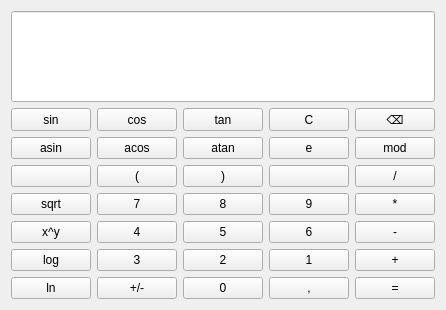
<?xml version="1.0" encoding="UTF-8"?>
<ui version="4.0">
 <class>Form</class>
 <widget class="QWidget" name="Form">
  <property name="geometry">
   <rect>
    <x>0</x>
    <y>0</y>
    <width>419</width>
    <height>310</height>
   </rect>
  </property>
  <property name="sizePolicy">
   <sizepolicy hsizetype="Expanding" vsizetype="Expanding">
    <horstretch>0</horstretch>
    <verstretch>0</verstretch>
   </sizepolicy>
  </property>
  <property name="windowTitle">
   <string>Form</string>
  </property>
  <layout class="QVBoxLayout" name="verticalLayout_2">
   <item>
    <widget class="QLineEdit" name="expression">
     <property name="sizePolicy">
      <sizepolicy hsizetype="Expanding" vsizetype="Expanding">
       <horstretch>0</horstretch>
       <verstretch>0</verstretch>
      </sizepolicy>
     </property>
     <property name="autoFillBackground">
      <bool>false</bool>
     </property>
     <property name="text">
      <string/>
     </property>
    </widget>
   </item>
   <item>
    <layout class="QGridLayout" name="gridLayout">
     <item row="4" column="4">
      <widget class="QPushButton" name="sub">
       <property name="sizePolicy">
        <sizepolicy hsizetype="Minimum" vsizetype="MinimumExpanding">
         <horstretch>0</horstretch>
         <verstretch>0</verstretch>
        </sizepolicy>
       </property>
       <property name="text">
        <string>-</string>
       </property>
      </widget>
     </item>
     <item row="2" column="4">
      <widget class="QPushButton" name="div">
       <property name="sizePolicy">
        <sizepolicy hsizetype="Minimum" vsizetype="MinimumExpanding">
         <horstretch>0</horstretch>
         <verstretch>0</verstretch>
        </sizepolicy>
       </property>
       <property name="text">
        <string>/</string>
       </property>
      </widget>
     </item>
     <item row="3" column="2">
      <widget class="QPushButton" name="number_8">
       <property name="sizePolicy">
        <sizepolicy hsizetype="Minimum" vsizetype="MinimumExpanding">
         <horstretch>0</horstretch>
         <verstretch>0</verstretch>
        </sizepolicy>
       </property>
       <property name="text">
        <string>8</string>
       </property>
      </widget>
     </item>
     <item row="6" column="3">
      <widget class="QPushButton" name="point">
       <property name="sizePolicy">
        <sizepolicy hsizetype="Minimum" vsizetype="MinimumExpanding">
         <horstretch>0</horstretch>
         <verstretch>0</verstretch>
        </sizepolicy>
       </property>
       <property name="text">
        <string>,</string>
       </property>
      </widget>
     </item>
     <item row="3" column="1">
      <widget class="QPushButton" name="number_7">
       <property name="sizePolicy">
        <sizepolicy hsizetype="Minimum" vsizetype="MinimumExpanding">
         <horstretch>0</horstretch>
         <verstretch>0</verstretch>
        </sizepolicy>
       </property>
       <property name="text">
        <string>7</string>
       </property>
      </widget>
     </item>
     <item row="1" column="1">
      <widget class="QPushButton" name="acos">
       <property name="sizePolicy">
        <sizepolicy hsizetype="Minimum" vsizetype="MinimumExpanding">
         <horstretch>0</horstretch>
         <verstretch>0</verstretch>
        </sizepolicy>
       </property>
       <property name="text">
        <string>acos</string>
       </property>
      </widget>
     </item>
     <item row="2" column="1">
      <widget class="QPushButton" name="open_bracket">
       <property name="sizePolicy">
        <sizepolicy hsizetype="Minimum" vsizetype="MinimumExpanding">
         <horstretch>0</horstretch>
         <verstretch>0</verstretch>
        </sizepolicy>
       </property>
       <property name="text">
        <string>(</string>
       </property>
      </widget>
     </item>
     <item row="1" column="2">
      <widget class="QPushButton" name="atan">
       <property name="sizePolicy">
        <sizepolicy hsizetype="Minimum" vsizetype="MinimumExpanding">
         <horstretch>0</horstretch>
         <verstretch>0</verstretch>
        </sizepolicy>
       </property>
       <property name="text">
        <string>atan</string>
       </property>
      </widget>
     </item>
     <item row="5" column="3">
      <widget class="QPushButton" name="number_1">
       <property name="sizePolicy">
        <sizepolicy hsizetype="Minimum" vsizetype="MinimumExpanding">
         <horstretch>0</horstretch>
         <verstretch>0</verstretch>
        </sizepolicy>
       </property>
       <property name="text">
        <string>1</string>
       </property>
      </widget>
     </item>
     <item row="4" column="2">
      <widget class="QPushButton" name="number_5">
       <property name="sizePolicy">
        <sizepolicy hsizetype="Minimum" vsizetype="MinimumExpanding">
         <horstretch>0</horstretch>
         <verstretch>0</verstretch>
        </sizepolicy>
       </property>
       <property name="text">
        <string>5</string>
       </property>
      </widget>
     </item>
     <item row="5" column="1">
      <widget class="QPushButton" name="number_3">
       <property name="sizePolicy">
        <sizepolicy hsizetype="Minimum" vsizetype="MinimumExpanding">
         <horstretch>0</horstretch>
         <verstretch>0</verstretch>
        </sizepolicy>
       </property>
       <property name="text">
        <string>3</string>
       </property>
      </widget>
     </item>
     <item row="6" column="1">
      <widget class="QPushButton" name="negate">
       <property name="sizePolicy">
        <sizepolicy hsizetype="Minimum" vsizetype="MinimumExpanding">
         <horstretch>0</horstretch>
         <verstretch>0</verstretch>
        </sizepolicy>
       </property>
       <property name="text">
        <string>+/-</string>
       </property>
      </widget>
     </item>
     <item row="5" column="2">
      <widget class="QPushButton" name="number_2">
       <property name="sizePolicy">
        <sizepolicy hsizetype="Minimum" vsizetype="MinimumExpanding">
         <horstretch>0</horstretch>
         <verstretch>0</verstretch>
        </sizepolicy>
       </property>
       <property name="text">
        <string>2</string>
       </property>
      </widget>
     </item>
     <item row="6" column="2">
      <widget class="QPushButton" name="number_0">
       <property name="sizePolicy">
        <sizepolicy hsizetype="Minimum" vsizetype="MinimumExpanding">
         <horstretch>0</horstretch>
         <verstretch>0</verstretch>
        </sizepolicy>
       </property>
       <property name="text">
        <string>0</string>
       </property>
      </widget>
     </item>
     <item row="4" column="3">
      <widget class="QPushButton" name="number_6">
       <property name="sizePolicy">
        <sizepolicy hsizetype="Minimum" vsizetype="MinimumExpanding">
         <horstretch>0</horstretch>
         <verstretch>0</verstretch>
        </sizepolicy>
       </property>
       <property name="text">
        <string>6</string>
       </property>
      </widget>
     </item>
     <item row="3" column="0">
      <widget class="QPushButton" name="sqrt">
       <property name="sizePolicy">
        <sizepolicy hsizetype="Minimum" vsizetype="MinimumExpanding">
         <horstretch>0</horstretch>
         <verstretch>0</verstretch>
        </sizepolicy>
       </property>
       <property name="text">
        <string>sqrt</string>
       </property>
      </widget>
     </item>
     <item row="1" column="4">
      <widget class="QPushButton" name="mod">
       <property name="sizePolicy">
        <sizepolicy hsizetype="Minimum" vsizetype="MinimumExpanding">
         <horstretch>0</horstretch>
         <verstretch>0</verstretch>
        </sizepolicy>
       </property>
       <property name="text">
        <string>mod</string>
       </property>
      </widget>
     </item>
     <item row="6" column="0">
      <widget class="QPushButton" name="nat_log">
       <property name="sizePolicy">
        <sizepolicy hsizetype="Minimum" vsizetype="MinimumExpanding">
         <horstretch>0</horstretch>
         <verstretch>0</verstretch>
        </sizepolicy>
       </property>
       <property name="text">
        <string>ln</string>
       </property>
      </widget>
     </item>
     <item row="4" column="1">
      <widget class="QPushButton" name="number_4">
       <property name="sizePolicy">
        <sizepolicy hsizetype="Minimum" vsizetype="MinimumExpanding">
         <horstretch>0</horstretch>
         <verstretch>0</verstretch>
        </sizepolicy>
       </property>
       <property name="text">
        <string>4</string>
       </property>
      </widget>
     </item>
     <item row="5" column="0">
      <widget class="QPushButton" name="log">
       <property name="sizePolicy">
        <sizepolicy hsizetype="Minimum" vsizetype="MinimumExpanding">
         <horstretch>0</horstretch>
         <verstretch>0</verstretch>
        </sizepolicy>
       </property>
       <property name="text">
        <string>log</string>
       </property>
      </widget>
     </item>
     <item row="4" column="0">
      <widget class="QPushButton" name="pow">
       <property name="sizePolicy">
        <sizepolicy hsizetype="Minimum" vsizetype="MinimumExpanding">
         <horstretch>0</horstretch>
         <verstretch>0</verstretch>
        </sizepolicy>
       </property>
       <property name="text">
        <string>x^y</string>
       </property>
      </widget>
     </item>
     <item row="0" column="0">
      <widget class="QPushButton" name="sin">
       <property name="sizePolicy">
        <sizepolicy hsizetype="Minimum" vsizetype="MinimumExpanding">
         <horstretch>0</horstretch>
         <verstretch>0</verstretch>
        </sizepolicy>
       </property>
       <property name="text">
        <string>sin</string>
       </property>
      </widget>
     </item>
     <item row="0" column="1">
      <widget class="QPushButton" name="cos">
       <property name="sizePolicy">
        <sizepolicy hsizetype="Minimum" vsizetype="MinimumExpanding">
         <horstretch>0</horstretch>
         <verstretch>0</verstretch>
        </sizepolicy>
       </property>
       <property name="text">
        <string>cos</string>
       </property>
      </widget>
     </item>
     <item row="0" column="2">
      <widget class="QPushButton" name="tan">
       <property name="sizePolicy">
        <sizepolicy hsizetype="Minimum" vsizetype="MinimumExpanding">
         <horstretch>0</horstretch>
         <verstretch>0</verstretch>
        </sizepolicy>
       </property>
       <property name="text">
        <string>tan</string>
       </property>
      </widget>
     </item>
     <item row="1" column="0">
      <widget class="QPushButton" name="asin">
       <property name="sizePolicy">
        <sizepolicy hsizetype="Minimum" vsizetype="MinimumExpanding">
         <horstretch>0</horstretch>
         <verstretch>0</verstretch>
        </sizepolicy>
       </property>
       <property name="text">
        <string>asin</string>
       </property>
      </widget>
     </item>
     <item row="0" column="3">
      <widget class="QPushButton" name="cancel">
       <property name="sizePolicy">
        <sizepolicy hsizetype="Minimum" vsizetype="MinimumExpanding">
         <horstretch>0</horstretch>
         <verstretch>0</verstretch>
        </sizepolicy>
       </property>
       <property name="text">
        <string>C</string>
       </property>
      </widget>
     </item>
     <item row="0" column="4">
      <widget class="QPushButton" name="clear">
       <property name="sizePolicy">
        <sizepolicy hsizetype="Minimum" vsizetype="MinimumExpanding">
         <horstretch>0</horstretch>
         <verstretch>0</verstretch>
        </sizepolicy>
       </property>
       <property name="text">
        <string>⌫</string>
       </property>
      </widget>
     </item>
     <item row="2" column="2">
      <widget class="QPushButton" name="close_bracket">
       <property name="sizePolicy">
        <sizepolicy hsizetype="Minimum" vsizetype="MinimumExpanding">
         <horstretch>0</horstretch>
         <verstretch>0</verstretch>
        </sizepolicy>
       </property>
       <property name="text">
        <string>)</string>
       </property>
      </widget>
     </item>
     <item row="3" column="4">
      <widget class="QPushButton" name="mul">
       <property name="sizePolicy">
        <sizepolicy hsizetype="Minimum" vsizetype="MinimumExpanding">
         <horstretch>0</horstretch>
         <verstretch>0</verstretch>
        </sizepolicy>
       </property>
       <property name="text">
        <string>*</string>
       </property>
      </widget>
     </item>
     <item row="3" column="3">
      <widget class="QPushButton" name="number_9">
       <property name="sizePolicy">
        <sizepolicy hsizetype="Minimum" vsizetype="MinimumExpanding">
         <horstretch>0</horstretch>
         <verstretch>0</verstretch>
        </sizepolicy>
       </property>
       <property name="text">
        <string>9</string>
       </property>
      </widget>
     </item>
     <item row="1" column="3">
      <widget class="QPushButton" name="exponent">
       <property name="sizePolicy">
        <sizepolicy hsizetype="Minimum" vsizetype="MinimumExpanding">
         <horstretch>0</horstretch>
         <verstretch>0</verstretch>
        </sizepolicy>
       </property>
       <property name="text">
        <string>e</string>
       </property>
      </widget>
     </item>
     <item row="5" column="4">
      <widget class="QPushButton" name="sum">
       <property name="sizePolicy">
        <sizepolicy hsizetype="Minimum" vsizetype="MinimumExpanding">
         <horstretch>0</horstretch>
         <verstretch>0</verstretch>
        </sizepolicy>
       </property>
       <property name="text">
        <string>+</string>
       </property>
      </widget>
     </item>
     <item row="6" column="4">
      <widget class="QPushButton" name="calc_exp">
       <property name="sizePolicy">
        <sizepolicy hsizetype="Minimum" vsizetype="MinimumExpanding">
         <horstretch>0</horstretch>
         <verstretch>0</verstretch>
        </sizepolicy>
       </property>
       <property name="text">
        <string>=</string>
       </property>
      </widget>
     </item>
     <item row="2" column="0">
      <widget class="QPushButton" name="empty_2">
       <property name="sizePolicy">
        <sizepolicy hsizetype="Minimum" vsizetype="MinimumExpanding">
         <horstretch>0</horstretch>
         <verstretch>0</verstretch>
        </sizepolicy>
       </property>
       <property name="text">
        <string/>
       </property>
      </widget>
     </item>
     <item row="2" column="3">
      <widget class="QPushButton" name="empty_1">
       <property name="sizePolicy">
        <sizepolicy hsizetype="Minimum" vsizetype="MinimumExpanding">
         <horstretch>0</horstretch>
         <verstretch>0</verstretch>
        </sizepolicy>
       </property>
       <property name="text">
        <string/>
       </property>
      </widget>
     </item>
    </layout>
   </item>
  </layout>
 </widget>
 <resources/>
 <connections/>
</ui>
